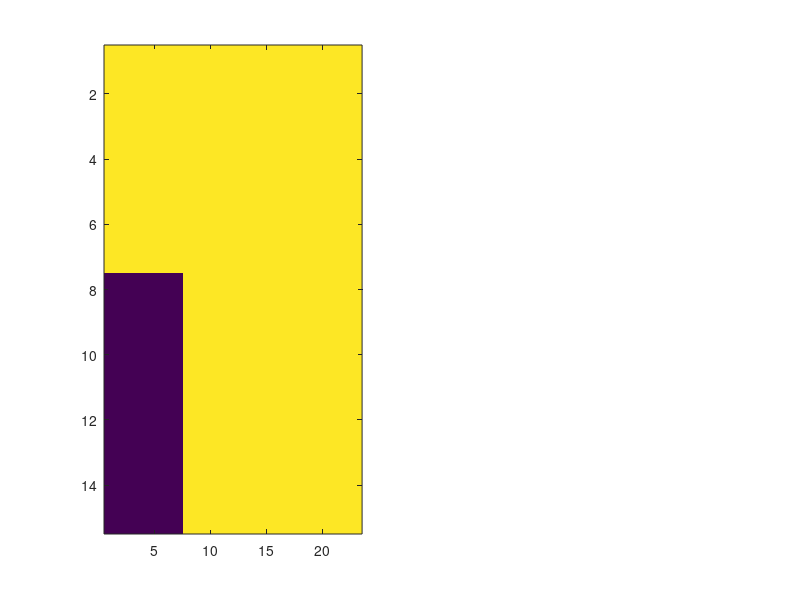

MATLAB code for this plot: (Note: this script raises an error after producing the figure.)
%%%%%%%%%%%%%%%%%%%%%%%%%%%%%%%%%%%%%%%%%
%  Diffraction Through a Grating
%%%%%%%%%%%%%%%%%%%%%%%%%%%%%%%%%%%%%%%%%

% Initialize MATLAB
close all; clc;
clear all; 

%%%%%%%%%%%%%%%%%%%%%%%%%%%%%%%%%%%%%%%%%
%  Problem
%   
%   
%   
%   
%%%%%%%%%%%%%%%%%%%%%%%%%%%%%%%%%%%%%%%%%

% UNITS
meters = 1;
decimeters = 1e-1 * meters;
centimeters = 1e-2 * meters;
millimeters = 1e-3 * meters;
inches = 2.54 * centimeters;
feet = 12 * inches;
seconds = 1;
hertz = 1/seconds;
kilohertz = 1e3 * hertz;
megahertz = 1e6 * hertz;
gigahertz = 1e9 * hertz;

% Constants
c0 = 299792458;

% Frequency we want to transmit
f0 = 10 * gigahertz;

NPML = [0 0 20 20];

% Bragg Grating Materials
er1 = 9;

d = 0.75 * centimeters; % the Binary stand height
PeriodWidth = 1.5 * centimeters;  %Width between to Binary stands
dwidth = .5 * PeriodWidth;

%Calculate the Length of our layers.


dc.x = PeriodWidth;
dc.y = d;

Size.x = PeriodWidth;
Size.y = d * 3;

rNx = ceil(Size.x/(centimeters*decimeters)); %This Nz represents real world size
rNy = ceil(Size.y/(centimeters*decimeters));
disp(rNx);
disp(rNy);

% Material Vectors Initialized at Air
rER = ones(rNx,rNy);
rUR = ones(rNx,rNy); 

dx = Size.x/rNx;
dy = Size.y/rNy;


% Fill our Stand
for nx=1:floor(dwidth/dx)
  for ny=1:floor(d/dy)
    rER(nx,ny)=er1;
  end
end


% Fill our body
for nx=1:rNx
  for ny = floor(d/dy)+1:rNy
    rER(nx,ny) = er1;
  end
end


% Add our Materials to the model

% Frequency

freq_start = 0;
freq_end = 15 * gigahertz;

NFREQ = freq_end / (0.5*gigahertz); %Frequencies every 100nm
FREQ = linspace(freq_start, freq_end, NFREQ); %FREQ List

Buffer.x.value = 0;
Buffer.x.e = [-1 -1];
Buffer.x.u = [1 1];

Buffer.y.value = -1;
Buffer.y.e = [1 9];
Buffer.y.u = [1 1];

subplot(121);
imagesc(rER);
% global ERzz;
FDTD2D( dc, Size, rER, rUR, -1, 5e-4, Buffer, NPML, FREQ, NFREQ, 100, 10*gigahertz, 'Binary Grating');
